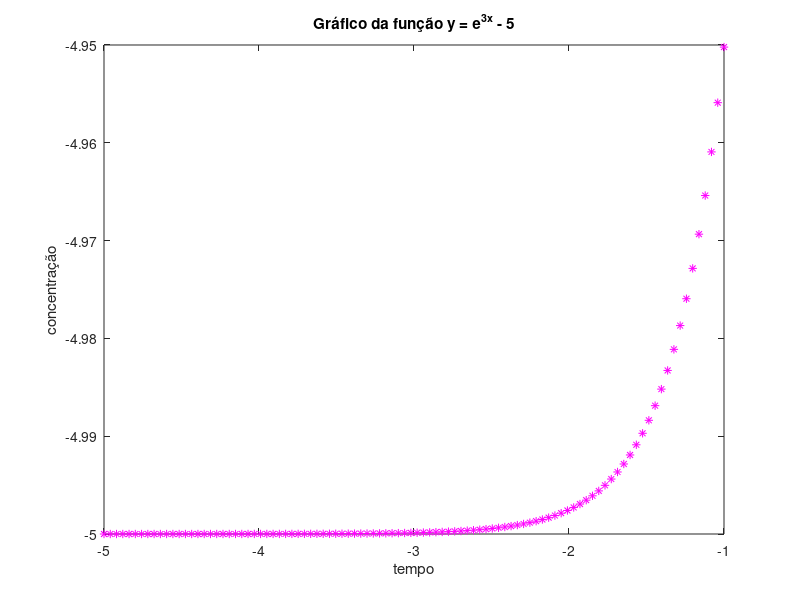

Here is the MATLAB script that generated this plot:
clear
clc

x = linspace(-5, -1, 100);
y = exp(3*x) - 5;
plot(x, y, 'm*');
xlabel('tempo');
ylabel('concentração');
title('Gráfico da função y = e^{3x} - 5');
